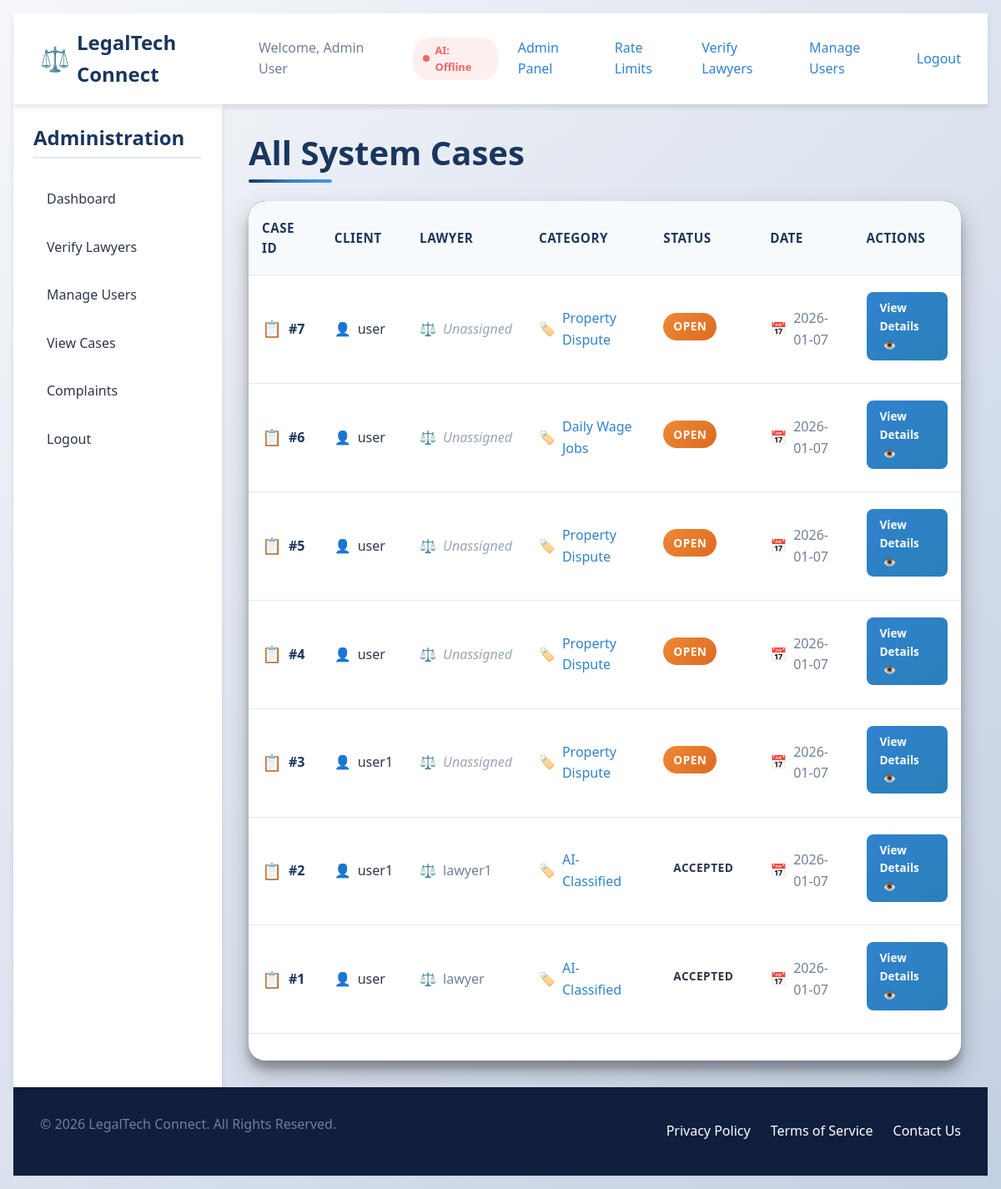
Screenshot of /admin/view_cases (signed in) with the database file from the repository.
### models.py (models this page shows, shortened)
class User(UserMixin, db.Model):
    id = db.Column(db.Integer, primary_key=True)
    email = db.Column(db.String(150), unique=True, nullable=False)
    password_hash = db.Column(db.String(128), nullable=False)
    role = db.Column(db.String(50), nullable=False) # 'client', 'lawyer', 'admin'
    name = db.Column(db.String(150), nullable=True)
    bio = db.Column(db.Text, nullable=True)
    education = db.Column(db.String(200), nullable=True)
    created_at = db.Column(db.DateTime, default=lambda: datetime.now(timezone.utc))
    is_active = db.Column(db.Boolean, default=True, nullable=False) # For soft-deactivation by admin
    profile_pic = db.Column(db.String(200), nullable=True) # Filename for the profile picture
    specialization = db.Column(db.String(200), nullable=True)
    experience_years = db.Column(db.Integer, nullable=True)
    location = db.Column(db.String(150), nullable=True)
    phone_number = db.Column(db.String(50), nullable=True)
    address = db.Column(db.String(300), nullable=True)
    bar_number = db.Column(db.String(100), unique=True, nullable=True)
    is_verified = db.Column(db.Boolean, default=False)
    court_name = db.Column(db.String(200), nullable=True)
    judge_id_number = db.Column(db.String(100), unique=True, nullable=True)
    verification_document = db.Column(db.String(200), nullable=True)  # filename of uploaded verification doc
    cases_as_client = db.relationship('Case', foreign_keys='Case.client_id', backref='client', lazy=True)
    cases_as_client2 = db.relationship('Case', foreign_keys='Case.client2_id', backref='client2', lazy=True)
    cases_as_lawyer = db.relationship('Case', foreign_keys='Case.lawyer_id', backref='lawyer', lazy=True)
    cases_as_judge = db.relationship('Case', foreign_keys='Case.judge_id', backref='judge', lazy=True)
    reviews_received = db.relationship('Review', backref='lawyer', lazy=True)
    messages_sent = db.relationship('Message', foreign_keys='Message.sender_id', backref='sender', lazy=True)
    appointments = db.relationship('Appointment', backref='user', lazy=True)
    documents_uploaded = db.relationship('Document', backref='uploader', lazy=True)
    complaints_made = db.relationship('Complaint', foreign_keys='Complaint.complainant_id', backref='complainant', lazy=True)
    complaints_about = db.relationship('Complaint', foreign_keys='Complaint.about_user_id', backref='about_user', lazy=True)

class Case(db.Model):
    id = db.Column(db.Integer, primary_key=True)
    description = db.Column(db.Text, nullable=False)
    category = db.Column(db.String(100), nullable=False)
    status = db.Column(db.String(50), default='open') # open, accepted, closed
    timestamp = db.Column(db.DateTime, default=lambda: datetime.now(timezone.utc))
    client_id = db.Column(db.Integer, db.ForeignKey('user.id'), nullable=False)
    client2_id = db.Column(db.Integer, db.ForeignKey('user.id'), nullable=True)
    lawyer_id = db.Column(db.Integer, db.ForeignKey('user.id'), nullable=True)
    judge_id = db.Column(db.Integer, db.ForeignKey('user.id'), nullable=True)
    jurisdiction_verified = db.Column(db.Boolean, default=False)
    messages = db.relationship('Message', backref='case', lazy=True, cascade="all, delete-orphan")
    review = db.relationship('Review', uselist=False, backref='case_ref', lazy=True, cascade="all, delete-orphan")
    documents = db.relationship('Document', backref='case', lazy=True, cascade="all, delete-orphan")
    appointments = db.relationship('Appointment', backref='case', lazy=True, cascade="all, delete-orphan")
    hearings = db.relationship('Hearing', backref='case', lazy=True, cascade="all, delete-orphan")
    histories = db.relationship('CaseHistory', backref='case', lazy=True, cascade="all, delete-orphan")

### admin.py (the view)
@admin_bp.route('/view_cases')
@login_required
@admin_required
def view_cases():
    cases = Case.query.order_by(Case.timestamp.desc()).all()
    return render_template('admin/view_cases.html', cases=cases)

### admin.py (called while the page is built)
def admin_required(f):
    from functools import wraps
    @wraps(f)
    def decorated_function(*args, **kwargs):
        if not current_user.is_authenticated or current_user.role != 'admin':
            flash('Admin access required.')
            return redirect(url_for('index'))
        return f(*args, **kwargs)
    return decorated_function

### templates/admin/view_cases.html (shortened to what this page needs)
{% extends "base.html" %}
{% block content %}
<div class="cases-container">
    <h1>All System Cases</h1>
    <div class="table-container">
        {% if cases %}
        <table class="data-table">
            <thead>
                <tr>
                    <th>Case ID</th>
                    <th>Client</th>
                    <th>Lawyer</th>
                    <th>Category</th>
                    <th>Status</th>
                    <th>Date</th>
                    <th>Actions</th>
                </tr>
            </thead>
            <tbody>
                {% for case in cases %}
                <tr>
                    <td><div class="case-id">#{{ case.id }}</div></td>
                    <td><div class="client-name">{{ case.client.name }}</div></td>
                    <td>
                        <div class="lawyer-name">
                            {% if case.lawyer %}
                                {{ case.lawyer.name }}
                            {% else %}
                                <span class="unassigned">Unassigned</span>
                            {% endif %}
                        </div>
                    </td>
                    <td><div class="category">{{ case.category }}</div></td>
                    <td><span class="badge badge-{{ case.status }}">{{ case.status.title() }}</span></td>
                    <td><div class="date-cell">{{ case.timestamp.strftime('%Y-%m-%d') }}</div></td>
                    <td><a href="#" class="button-small">View Details</a></td>
                </tr>
                {% endfor %}
            </tbody>
        </table>
        {% else %}
        <div class="empty-state">
            No cases found in the system.
        </div>
        {% endif %}
    </div>
</div>
{% endblock %}

### templates/base.html (shortened to what this page needs)
<!DOCTYPE html>
<html lang="en">
<head>
</head>
<body>
<nav class="navbar">
    <div class="nav-brand">
        <a href="{{ url_for('index') }}">LegalTech Connect</a>
    </div>
    <div class="nav-links">
        {% if current_user.is_authenticated %}
            <span class="nav-welcome">Welcome, {{ current_user.name or current_user.email }}</span>
            <span class="ai-status {% if ai_available %}ai-online{% else %}ai-offline{% endif %}" title="AI availability">AI: {% if ai_available %}Online{% else %}Offline{% endif %}</span>
            {% if current_user.role == 'client' %}
                <a href="{{ url_for('client.dashboard') }}">Dashboard</a>
                <a href="{{ url_for('client.messages') }}">My Messages</a>
                <a href="{{ url_for('client.appointments') }}">My Appointments</a>
                <a href="{{ url_for('client.submit_case') }}">Submit New Case</a>
            {% elif current_user.role == 'lawyer' %}
                <a href="{{ url_for('lawyer.dashboard') }}">Dashboard</a>
                <a href="{{ url_for('lawyer.edit_profile') }}">Profile</a>
                <a href="{{ url_for('lawyer.history') }}">Case History</a>
                <a href="{{ url_for('lawyer.case_requests') }}">Case Requests</a>
            {% elif current_user.role == 'admin' %}
                <a href="{{ url_for('admin.dashboard') }}">Admin Panel</a>
                <a href="{{ url_for('admin.rate_limits') }}">Rate Limits</a>
                <a href="{{ url_for('admin.verify_lawyers') }}">Verify Lawyers</a>
                <a href="{{ url_for('admin.manage_users') }}">Manage Users</a>
            {% endif %}
            <a href="{{ url_for('auth.logout') }}">Logout</a>
        {% else %}
            <a href="{{ url_for('auth.login') }}">Login</a>
            <a href="{{ url_for('auth.register') }}" class="button-primary">Get Started</a>
        {% endif %}
    </div>
</nav>
<div class="page-container">
    {% if current_user.is_authenticated %}
        {% if current_user.role == 'client' %}
        <aside class="sidebar">
            <h3>My Account</h3>
            <ul>
                <li><a href="{{ url_for('client.dashboard') }}">Dashboard</a></li>
                <li><a href="{{ url_for('client.submit_case') }}">Submit New Case</a></li>
                <li><a href="{{ url_for('client.view_all_cases') }}">View All Cases</a></li>
                <li><a href="{{ url_for('client.messages') }}">My Messages {% if sidebar_counts.unread_messages %}<span class="count-badge">{{ sidebar_counts.unread_messages }}</span>{% endif %}</a></li>
                <li><a href="{{ url_for('client.appointments') }}">Booking Status {% if sidebar_counts.upcoming_appointments %}<span class="count-badge">{{ sidebar_counts.upcoming_appointments }}</span>{% endif %}</a></li>
                <li><a href="{{ url_for('client.lawyers') }}">All Lawyers</a></li>
                <li><a href="{{ url_for('auth.logout') }}">Logout</a></li>
            </ul>
        </aside>
        {% elif current_user.role == 'admin' %}
        <aside class="sidebar">
            <h3>Administration</h3>
            <ul>
                <li><a href="{{ url_for('admin.dashboard') }}">Dashboard</a></li>
                <li><a href="{{ url_for('admin.verify_lawyers') }}">Verify Lawyers</a></li>
                <li><a href="{{ url_for('admin.manage_users') }}">Manage Users</a></li>
                <li><a href="{{ url_for('admin.view_cases') }}">View Cases</a></li>
                <li><a href="{{ url_for('admin.complaints') }}">Complaints</a></li>
                <li><a href="{{ url_for('auth.logout') }}">Logout</a></li>
            </ul>
        </aside>
        {% endif %}
    {% endif %}
    <main class="main-content">
        {% block content %}{% endblock %}
    </main>
</div>
<footer class="footer">
    <div class="container">
        <p>&copy; {{ now.year }} LegalTech Connect. All Rights Reserved.</p>
        <div class="footer-links">
            <a href="#">Privacy Policy</a>
            <a href="#">Terms of Service</a>
            <a href="#">Contact Us</a>
        </div>
    </div>
</footer>
</body>
</html>

### templates/base.html (style rules this page uses)
:root { --primary-color: #1a365d; --primary-light: #2c5282; --primary-dark: #0f1f3d; --secondary-color: #3182ce; --accent-color: #4299e1; --accent-light: #90cdf4; --success-color: #48bb78; --warning-color: #ed8936; --danger-color: #f56565; --light-bg: #f7fafc; --white: #ffffff; --text-primary: #2d3748; --text-secondary: #718096; --border-color: #e2e8f0; --shadow-sm: 0 1px 3px rgba(0, 0, 0, 0.12), 0 1px 2px rgba(0, 0, 0, 0.24); --shadow-md: 0 4px 6px rgba(0, 0, 0, 0.1); --shadow-lg: 0 10px 20px rgba(0, 0, 0, 0.15); --shadow-xl: 0 14px 28px rgba(0, 0, 0, 0.25), 0 10px 10px rgba(0, 0, 0, 0.22); --transition: all 0.3s cubic-bezier(0.25, 0.8, 0.25, 1); }
* { margin: 0; padding: 0; box-sizing: border-box; }
body { font-family: 'Inter', sans-serif; color: var(--text-primary); background-color: var(--light-bg); line-height: 1.6; overflow-x: hidden; }
h1, h2, h3, h4, h5, h6 { font-weight: 600; line-height: 1.3; margin-bottom: 0.8rem; }
h1 { font-size: 2.5rem; color: var(--primary-dark); animation: fadeInUp 0.6s ease-out; }
h3 { font-size: 1.5rem; color: var(--primary-color); }
p { margin-bottom: 1rem; color: var(--text-secondary); }
a { color: var(--secondary-color); text-decoration: none; transition: var(--transition); }
.navbar { display: flex; justify-content: space-between; align-items: center; padding: 1rem 2rem; background-color: var(--white); box-shadow: var(--shadow-md); position: sticky; top: 0; z-index: 1000; animation: slideDown 0.5s ease-out; }
.nav-brand a { font-size: 1.5rem; font-weight: 700; color: var(--primary-color); display: flex; align-items: center; }
.nav-brand a::before { content: "⚖️"; margin-right: 0.5rem; font-size: 1.8rem; animation: pulse 2s infinite; }
.nav-links { display: flex; align-items: center; gap: 1.5rem; }
.nav-links a { position: relative; font-weight: 500; padding: 0.5rem 0; transition: var(--transition); }
.nav-links a::after { content: ''; position: absolute; bottom: 0; left: 0; width: 0; height: 2px; background-color: var(--accent-color); transition: width 0.3s ease; }
.nav-welcome { color: var(--text-secondary); font-weight: 500; }
.ai-status { display: inline-flex; align-items: center; padding: 0.3rem 0.8rem; border-radius: 20px; font-size: 0.8rem; font-weight: 600; transition: var(--transition); }
.ai-status::before { content: ''; width: 8px; height: 8px; border-radius: 50%; margin-right: 0.4rem; animation: pulse 2s infinite; }
.ai-offline { background-color: rgba(245, 101, 101, 0.1); color: var(--danger-color); }
.ai-offline::before { background-color: var(--danger-color); }
.page-container { display: flex; min-height: calc(100vh - 140px); }
.sidebar { width: 250px; background-color: var(--white); box-shadow: var(--shadow-md); padding: 1.5rem; transition: var(--transition); animation: slideRight 0.6s ease-out; }
.sidebar h3 { color: var(--primary-color); margin-bottom: 1.5rem; padding-bottom: 0.5rem; border-bottom: 2px solid var(--border-color); }
.sidebar ul { list-style: none; }
.sidebar li { margin-bottom: 0.5rem; }
.sidebar a { display: flex; align-items: center; padding: 0.75rem 1rem; border-radius: 0.5rem; color: var(--text-primary); transition: var(--transition); position: relative; overflow: hidden; }
.sidebar a::before { content: ''; position: absolute; left: 0; top: 0; height: 100%; width: 4px; background-color: var(--secondary-color); transform: translateX(-100%); transition: transform 0.3s ease; }
.main-content { flex: 1; padding: 2rem; animation: fadeIn 0.8s ease-out; }
.footer { background-color: var(--primary-dark); color: var(--white); padding: 2rem 0; margin-top: auto; }
.footer .container { display: flex; justify-content: space-between; align-items: center; max-width: 1200px; margin: 0 auto; padding: 0 2rem; }
.footer-links { display: flex; gap: 1.5rem; }
.footer-links a { color: var(--white); transition: var(--transition); }
table { width: 100%; border-collapse: collapse; margin-bottom: 2rem; }
th, td { padding: 0.75rem; text-align: left; border-bottom: 1px solid var(--border-color); }
th { background-color: var(--light-bg); font-weight: 600; color: var(--primary-color); }

### rows the page displays
User: name "Admin User"
Case: id "7", client.name "user", shows "Unassigned", category "Property Dispute", status "OPEN", timestamp "2026-01-07"
Case: id "6", client.name "user", shows "Unassigned", category "Daily Wage Jobs", status "OPEN", timestamp "2026-01-07"
Case: id "5", client.name "user", shows "Unassigned", category "Property Dispute", status "OPEN", timestamp "2026-01-07"
Case: id "4", client.name "user", shows "Unassigned", category "Property Dispute", status "OPEN", timestamp "2026-01-07"
Case: id "3", client.name "user1", shows "Unassigned", category "Property Dispute", status "OPEN", timestamp "2026-01-07"
Case: id "2", client.name "user1", lawyer.name "lawyer1", category "AI-Classified", status "ACCEPTED", timestamp "2026-01-07"
Case: id "1", client.name "user", lawyer.name "lawyer", category "AI-Classified", status "ACCEPTED", timestamp "2026-01-07"
